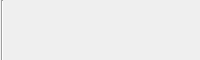
<?xml version="1.0" encoding="UTF-8"?>
<ui version="4.0">
 <class>FormCalibration</class>
 <widget class="QWidget" name="FormCalibration">
  <property name="geometry">
   <rect>
    <x>0</x>
    <y>0</y>
    <width>200</width>
    <height>60</height>
   </rect>
  </property>
  <property name="windowTitle">
   <string>Form</string>
  </property>
  <property name="styleSheet">
   <string notr="true"/>
  </property>
  <widget class="QLabel" name="lbTitle">
   <property name="geometry">
    <rect>
     <x>11</x>
     <y>15</y>
     <width>71</width>
     <height>31</height>
    </rect>
   </property>
   <property name="font">
    <font>
     <pointsize>12</pointsize>
    </font>
   </property>
   <property name="styleSheet">
    <string notr="true"/>
   </property>
   <property name="text">
    <string/>
   </property>
  </widget>
  <widget class="QLabel" name="lbvalue">
   <property name="geometry">
    <rect>
     <x>120</x>
     <y>15</y>
     <width>72</width>
     <height>31</height>
    </rect>
   </property>
   <property name="font">
    <font>
     <pointsize>12</pointsize>
    </font>
   </property>
   <property name="styleSheet">
    <string notr="true"/>
   </property>
   <property name="text">
    <string/>
   </property>
   <property name="alignment">
    <set>Qt::AlignRight|Qt::AlignTrailing|Qt::AlignVCenter</set>
   </property>
  </widget>
  <widget class="Line" name="line">
   <property name="geometry">
    <rect>
     <x>1</x>
     <y>0</y>
     <width>2</width>
     <height>61</height>
    </rect>
   </property>
   <property name="orientation">
    <enum>Qt::Vertical</enum>
   </property>
  </widget>
  <widget class="QLabel" name="lbBackground">
   <property name="geometry">
    <rect>
     <x>0</x>
     <y>0</y>
     <width>201</width>
     <height>61</height>
    </rect>
   </property>
   <property name="styleSheet">
    <string notr="true"/>
   </property>
   <property name="text">
    <string/>
   </property>
  </widget>
  <zorder>lbBackground</zorder>
  <zorder>lbTitle</zorder>
  <zorder>lbvalue</zorder>
  <zorder>line</zorder>
 </widget>
 <resources/>
 <connections/>
</ui>
